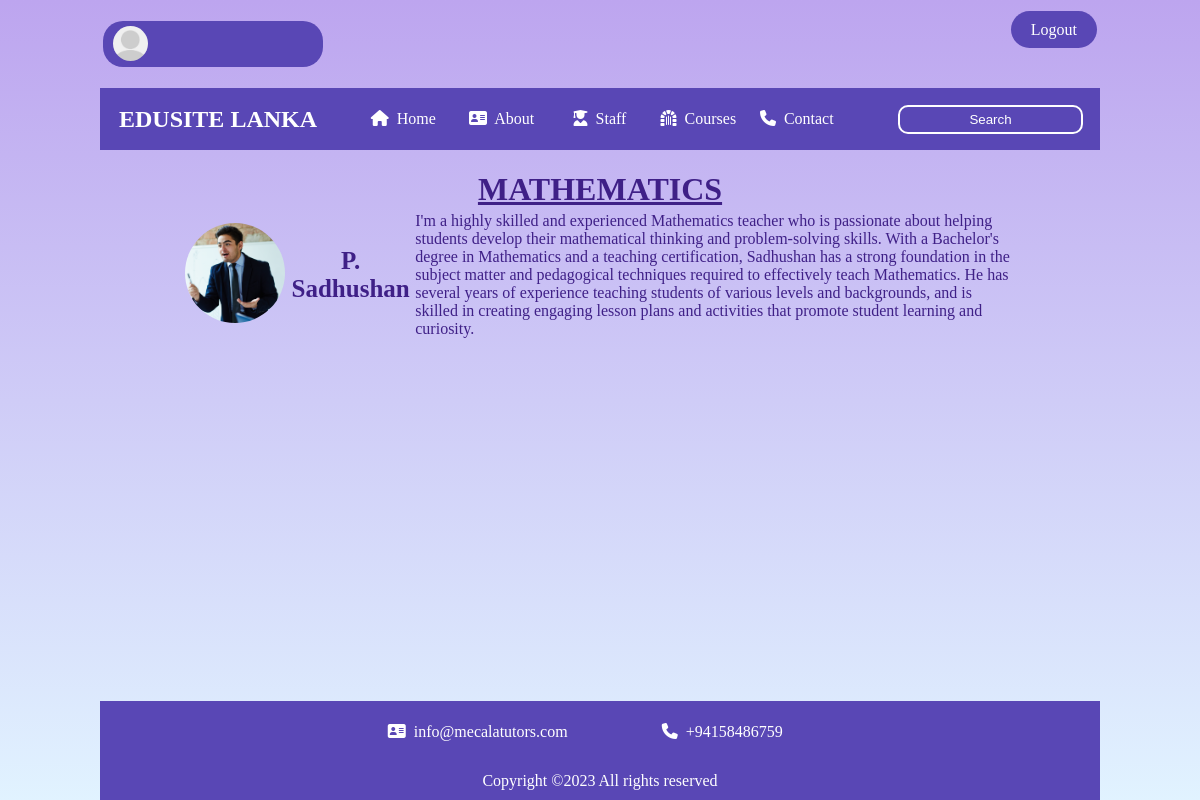
/maths.php, run on the app's committed database.
### tables this page shows
CREATE TABLE IF NOT EXISTS `teach_user_form2` (
  `id` int(100) NOT NULL AUTO_INCREMENT,
  `name` varchar(100) NOT NULL,
  `email` varchar(100) NOT NULL,
  `subject` varchar(100) NOT NULL,
  `password` varchar(100) NOT NULL,
  `image` varchar(100) NOT NULL,
  `info` varchar(2000) NOT NULL,
  `ProLink` varchar(100) DEFAULT 'sample.php',
  PRIMARY KEY (`id`)
);

### maths.php (the view, shortened to what this page needs)
<?php
    include 'config.php';
?>
<!DOCTYPE html>
<html>
    <link rel="stylesheet" type="text/css" href="https://cdnjs.cloudflare.com/ajax/libs/font-awesome/6.3.0/css/all.min.css">
    <link rel="stylesheet" href="master.css">
    <head>
    </head>
    <body class="sec">
        <br>
        <div class="Header_Section" align="center">
            <div class="header">
                <table align="center" width="100%">
                    <tr>
                        <td align="left" class="propicArea">
                            <div class="propicArea">
                            <?php
                                if($fetch['image'] == ''){
                                    echo '<img src="default-avatar.png" " class="profilePic">';
                                }else{
                                    echo '<img src="uploaded_img/'.$fetch['image'].'" class="profilePic">';
                                }
                            ?>
                            <div class="headName">
                                &nbsp;&nbsp;<?php echo $fetch['name']; ?> <br> &nbsp;&nbsp;<?php echo $fetch['email']; ?>
                            </div>
                            </div>
                        </td>
                       <td id="btnofloginm"><a href="indexcopy.php" class="delete-btn aboutLink">Logout</a></td>
                    </tr>
                </table>
            </div>
            <br>
            <div class="menu">
                <table align="center" width="100%">
                    <tr>
                        <td width="25%"><h2 class="Site">&nbsp;EDUSITE LANKA</h2></td>
                        <td width="10%" class="nav"><a href="index.php" class="nav"><i class="fa fa-home"></i>&nbsp Home</a></td>
                        <td width="10%" class="nav"><a href="index.php#aboutus_section" class="nav"><i class="fa-solid fa-address-card"></i>&nbsp About</a></td>
                        <td width="10%" class="nav"><a href="index.php#teacher_section" class="nav"><i class="fa-solid fa-user-graduate"></i>&nbsp Staff</a></td>
                        <td width="10%" class="nav"><a href="index.php#Course_section" class="nav"><i class="fa-solid fa-dungeon"></i>&nbsp Courses</a></td>
                        <td width="10%" class="nav"><a href="index.php#contact" class="nav"><i class="fa-solid fa-phone"></i>&nbsp Contact</a></td>
                        <td width="25%" class="Search" align="right"><input type="text" name="" class="Search" placeholder="Search">&nbsp;</td>
                    </tr>
                </table>
            </div>
        </div>
        <br>
<div class="container" align="center">
    <table class="imagetable" border="0" align="center" width="70%">
        <tbody>
            <?php
                $query = "SELECT * FROM  `teach_user_form2` WHERE subject='Math' ";
                $r =mysqli_query($conn,$query);
                while($row=mysqli_fetch_assoc($r)){
            ?>
            <tr><td colspan="3"><h1 class="teacher_name" align="center"><u>MATHEMATICS</u></h1></td></tr>
            <tr>
                <td  width="10%" height="100" align="center">
                    <a href="profiles_lec/<?php echo $row['ProLink']?>">
                        <img src="uploaded_img/<?php echo $row['image']?>" class="imgdata">
                    </a>
                </td>
                <td width="10%" height="100" align="center" id="tablename"><?php echo $row['name'] ?></td>
                <td width="70%" height="100" align="left" id="tabledescrip"> <?php echo $row['info'] ?></p></td>
            </tr>
            <?php
                }
            ?>
        </tbody>
    </table>
</div>
<br><br><br><br>
<br><br><br><br>
<br><br><br><br>
<br><br><br><br>
<br><br><br><br>
        <div id="contact">
            <div class="contact">
                <div class="footer_section">
                    <div class="teacher">
                        <div class="menu">
                            <table align="center" width="100%">
                                <tr>
                                    <td width="25%"><h2 class="Site">&nbsp;</h2></td>
                                    <td width="25%" class="nav"><i class="fa-solid fa-address-card"></i>&nbsp info@mecalatutors.com</td>
                                    <td width="25%" class="nav"><i class="fa-solid fa-phone"></i>&nbsp +94158486759</td>
                                    <td width="25%" class="Search" align="right">&nbsp;</td>
                                </tr>
                                <tr>
                                    <td colspan="4" align="center"><br>Copyright &copy;2023 All rights reserved</td>
                                </tr>
                            </table>
                        </div>
                    </div>
                </div>
            </div>
        </div>
    </body>
</html>

### master.css (style rules this page uses)
h1,h2,h3,h4,h5,h6,div,p,table,body { padding: 0px; margin: 0px; border: 0px; }
body { font-family: Garamond, serif; color: #3f2087; background-image: url(../images/body-bg.jpg); background-color: #f763c3; background-image: linear-gradient(#bda5ef,#e1f3ff,#bda5ef); }
body.sec { font-family: Garamond, serif; color: #3f2087; background-image: url(../images/body-bg.jpg); background-color: #f763c3; background-image: linear-gradient(#bda5ef,#e1f3ff); }
.Header_Section,.welcome_section, .aboutus_section, .count_section, .teacher_section,.footer_section { margin-left: 100px; margin-right: 100px; }
div.footer_section { background-color: rgba(72,119,217,0.2); }
div.header { font-family: "Georgia", Times,serif; color: #f763c3; }
.profilePic { float: left; width: 35px; height: 35px; border-radius: 35px; object-fit: cover; }
.propicArea { vertical-align: middle; }
div.propicArea { background-color: rgba(89,71,181,255); padding-top: 5px; padding-bottom: 5px; padding-left: 10px; padding-right: 10px; border-radius: 20px; width: 200px; }
.headName { font-family: "Georgia", Times,serif; color: white; text-align: left; }
td.nav { text-align: center; padding-top: 10px; padding-bottom: 10px; }
a.nav { text-decoration: none; color: white; }
.menu { background-color: rgba(89,71,181,255); color: white; padding-top: 10px; padding-bottom: 10px; font-family: "Georgia", Times,serif; padding-left: 10px; padding-right: 10px; }
input.Search { border-radius: 10px; border-color: white; border-style: solid; color: white; background-color: rgba(89,71,181,255); padding-top: 5px; padding-bottom: 5px; text-align: center; }
::placeholder { color: white; opacity: 1; }
a.aboutLink,a.teacher { text-decoration: none; color: white; background-color: rgba(89,71,181,255); padding-top: 10px; padding-bottom: 10px; padding-left: 20px; padding-right: 20px;; text-align: center; border-radius: 20px; }
.imgdata { width: 100px; height:100px; object-fit: cover; border-radius: 100px; }
#tablename { font-weight: bold; font-size: 25px; }
#btnofloginm { text-align: right; display: block; }

### data on the page
teach_user_form2: image (picture), name "P. Sadhushan", info "I'm a highly skilled and experienced Mathematics teacher who is passionate about helping students develop their mathematical thinking and problem-solving skills. With a Bachelor's degree in Mathematics and a teaching certification, Sadhushan has a strong foundation in the subject matter and pedagogical techniques required to effectively teach Mathematics. He has several years of experience teaching students of various levels and backgrounds, and is skilled in creating engaging lesson plans and activities that promote student learning and curiosity."
